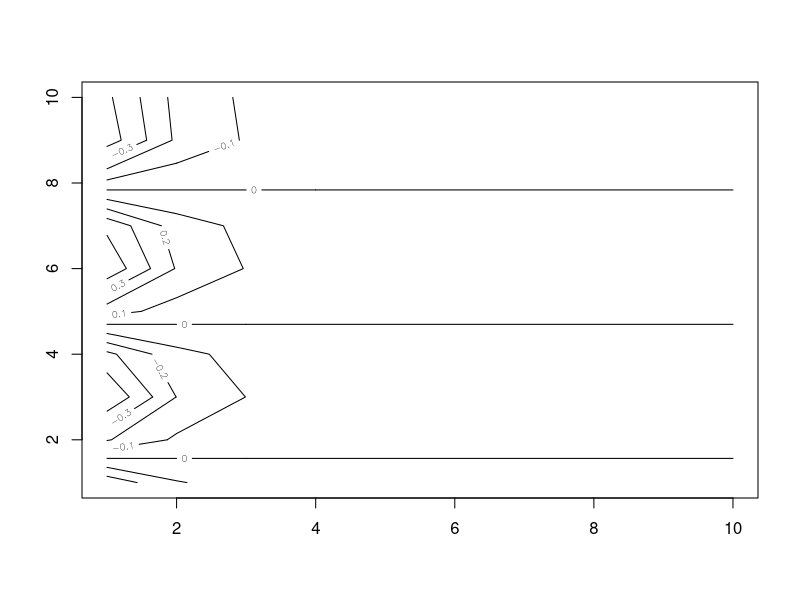
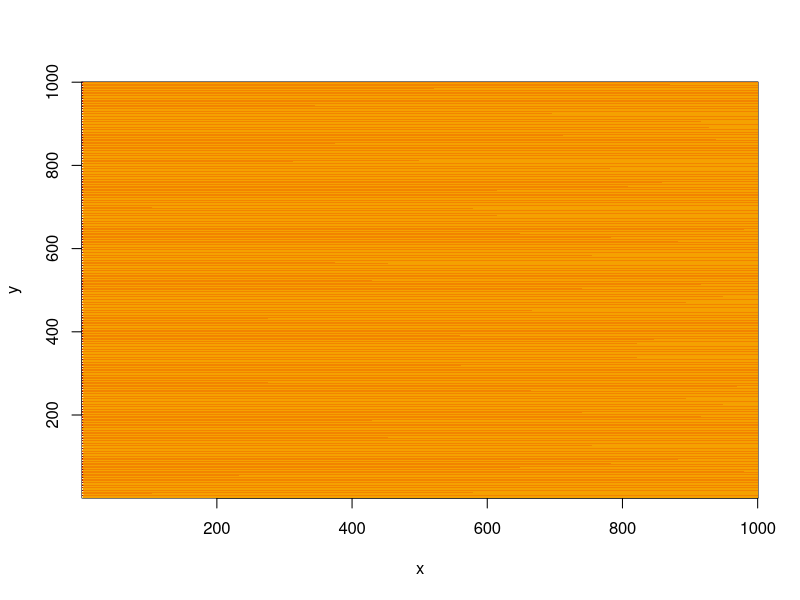
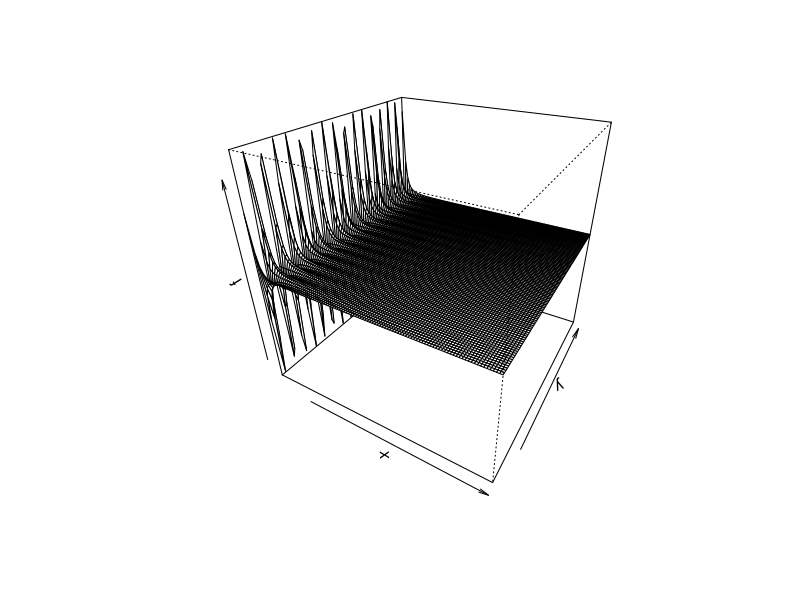
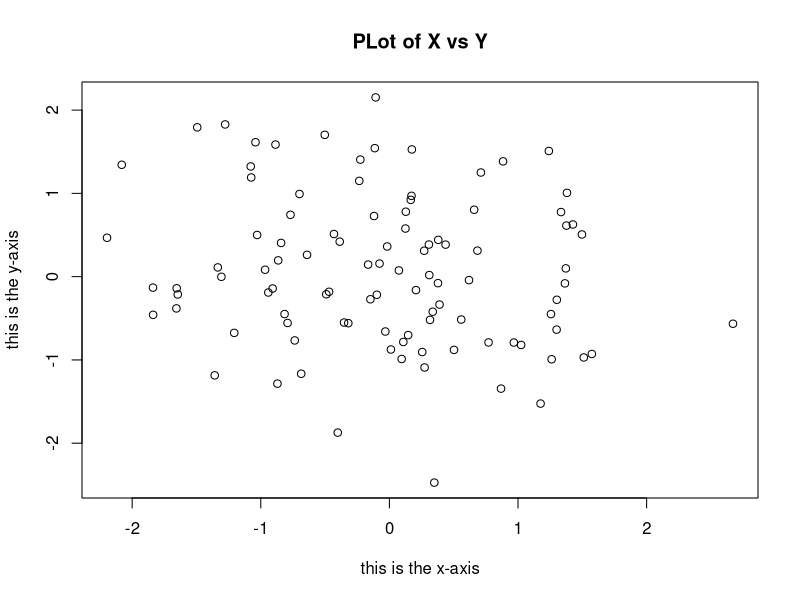

Generate these figures, in order, with R:
## ---- chunk 1
x <-c(1,3,2,5)  #c-->concatenate
y <-c(1,4,3)
## ---- chunk 2
length(x)
length(y)
## ---- chunk 3
ls()  #list of all objects
rm(x,y) #delete objects, we can also use rm(list=ls()) to delete all objects
## ---- chunk 4
?matrix
## ---- chunk 5
x = matrix(data=c(1,2,3,4),nrow=2,ncol=2) 
#We can also write: x=matrix(data=c(1,2,3,4),2,2)
y = matrix(data=c(1,2,3,4),nrow=2,ncol=2,byrow=TRUE)  #by default R create a matrix by column

#Operations with matrixes
sqrt(x)
x^2
## ---- chunk 6
x = rnorm(50)  #creates a vector of 50 values from a standard normal distribution
y = x + rnorm(50,mean=50,sd=.1) #we add extract random variables from a distribution with a specific shape (specific mean and std deviation)
#Use set.seed(3)-->thave same random variables (with same length vector)
var(y)
mean(y)
sd(y) # =sqrt(var(y))
## ---- chunk 7
x = rnorm(100)
y = rnorm(100)
jpeg("FiguraTest.jpeg")  #We create a jpeg of the plot
plot(x,y,xlab="this is the x-axis",ylab="this is the y-axis",main="PLot of X vs Y")
dev.off()
## ---- chunk 8
x = seq(1,10) #a sequence of number from 1 to 10
#x=1:10 is equivalent

y = x
f = outer(x,y,function(x,y)cos(y)/(1+x^2))
contour(x,y,f)
"contour(x,y,f,nlevels=45,add=T)
fa=(f-t(f))/2
contour (x,y,fa,nlevels =15)"
## ---- chunk 9
x = seq(1,1000)
y = x
f = outer(x,y,function(x,y)cos(y)/(1+x^2))
image(x,y,f) #produce a heatmap
## ---- chunk 10
x = seq(1,100)
y = x
f = outer(x,y,function(x,y)cos(y)/(1+x^2))
persp(x,y,f,theta=30,phi=30) #theta and phi control the angles at which the plot is viewed
